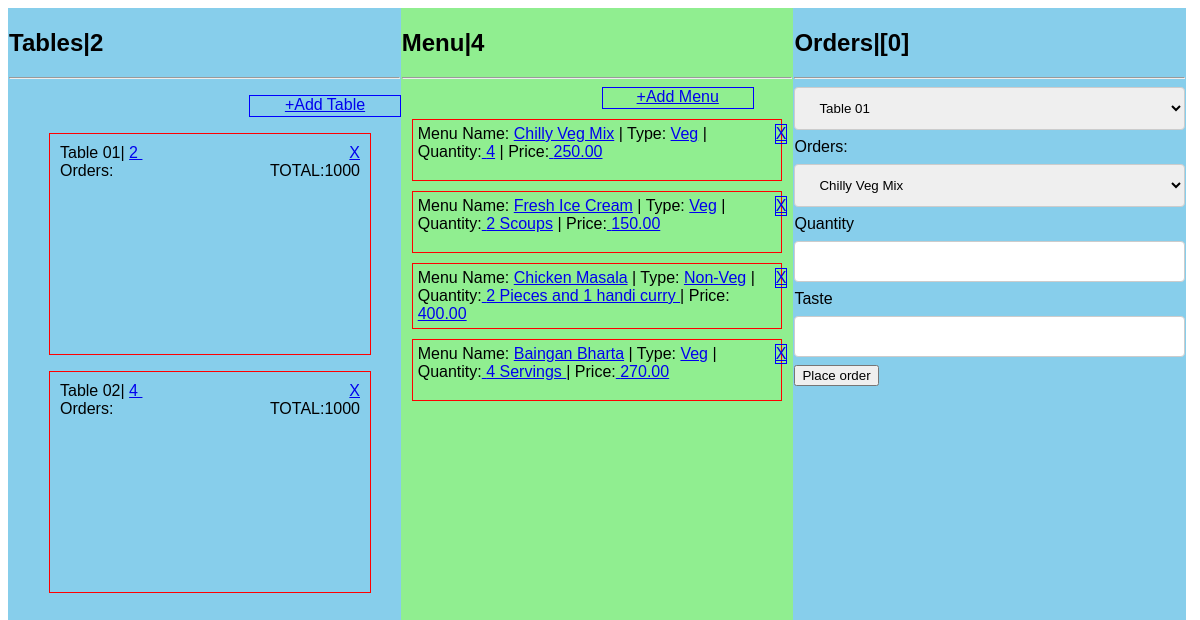
Before: / with the older database file.
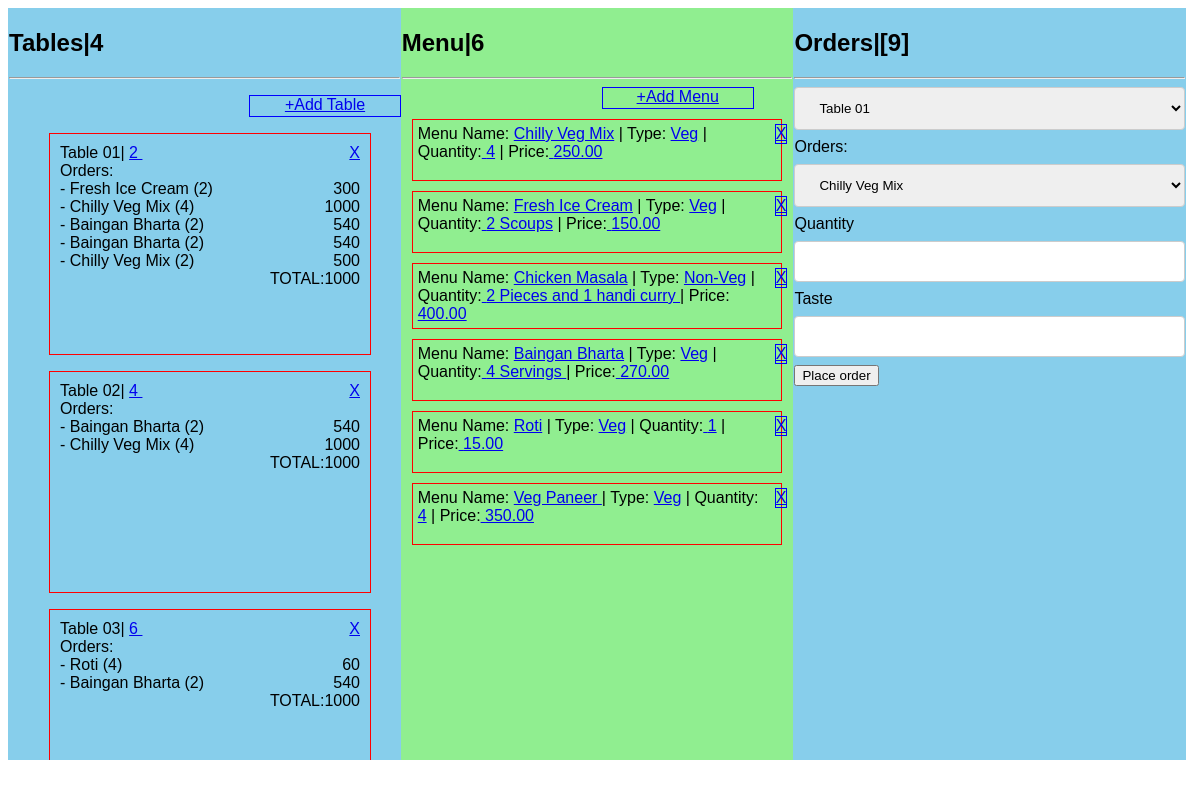
After: the same page with the newer database file.
### core/models.py (models this page shows, shortened)
class Table(models.Model):
    name = models.TextField(_("Table"))
    capacity = models.IntegerField(_("Capacity"))
    created = models.DateTimeField(_("created"), auto_now_add=True)
    modified = models.DateTimeField(_("modified"), auto_now=True)
    class Meta:
        verbose_name = _("Table")
        verbose_name_plural = _("Tables")
    def __str__(self):
        return self.name

class Menu (models.Model):
    name = models.TextField(_("Menu name"))
    type =  models.ForeignKey(MenuDetail, verbose_name=_("Type"), on_delete=models.CASCADE)
    quantity = models.TextField(_("Quanitity"))
    price = models.DecimalField(_("Price"), max_digits=5, decimal_places=2)
    description = models.TextField(_("Description"))
    taste = models.TextField(_("Taste"))
    created = models.DateTimeField(_("created"), auto_now_add=True)
    modified = models.DateTimeField(_("modified"), auto_now=True)
    is_new = models.NullBooleanField(_("Newly Added"))
    class Meta:
        verbose_name = _("Menu")
        verbose_name_plural = _("Menu")
    def __str__(self):
        return self.name

class MenuDetail(models.Model):
    type_name = models.TextField(_("Menu Type"))
    category = models.TextField(_("Category"))
    created = models.DateTimeField(_("created"), auto_now_add=True)
    modified = models.DateTimeField(_("modified"), auto_now=True)
    class Meta:
        verbose_name = _("MenuType")
        verbose_name_plural = _("MenuTypes")
    def __str__(self):
        return self.type_name

class OrderedMenu (models.Model):
    menu = models.ForeignKey(Menu, verbose_name=_("Menu"), on_delete=models.CASCADE)
    quantity = models.IntegerField(_("quantity"))
    taste = models.TextField(_("taste"), default="Regular")
    created = models.DateTimeField(_("created"), auto_now_add=True)
    modified = models.DateTimeField(_("modified"), auto_now=True)
    class Meta:
        verbose_name = _("OrderedMenu")
        verbose_name_plural = _("OrderedMenues")
    def __str__(self):
        return self.menu.name

### core/views.py (the view)
# urls.py: path('', views.home, name='home'),
def home(request):
    tables = Table.objects.all()
    menu = Menu.objects.all()
    orders = Orders.objects.all()
    return render(request, "home.html", {"tables": tables, "menu":menu, "orders": orders})

### templates/home.html (shortened to what this page needs)
{% extends "base.html" %}
{% block content %}
<div class="row">
  <div class="column" style="background-color:skyblue;" >
    <h2> Tables|{{tables|length}}</h2>
    <hr/>
    <div class="d-table">
    <ul class="d-column">
     <li title="Add Table"><a href="{% url 'add_table' %}">+Add Table</a></li>
    </ul>
    {% for table in tables %}
    <ul class="d-row">
      <li> {{table.name}}|
            <span class="center"><a href="{% url 'modify_table' table_id=table.id %}"> {{table.capacity}} </a></span>&nbsp;
            <span class="right"><a href="{% url 'remove_table' table_id=table.id %}"> X </a></span>
      <span>&nbsp;</span>
      <div>Orders:
      {% for order in orders %}
      <div class="row">
        {% if order.table.id == table.id  %}
          <div>
          {% for item in  order.menu.all %}
            <span> - {{item}} ({{item.quantity}})  <span class="right"> {% widthratio  item.menu.price  1 item.quantity %} </span>     </span>
          {% endfor %}
          </div>
        {% endif %}
      </div>
      {% endfor %}
      <div class="total right"> TOTAL:1000
      </div>
      </div>
    </li>
    </ul>
    {% endfor %}
  </div>
  </div>
  <div class="column" style="background-color:lightgreen;">
    <h2> Menu|{{menu|length}}  </h2>
    <hr/>
    <div class="d-column">
      <span title="Add Menu"><a href="{% url 'add_menu' %}">+Add Menu</a></span>
    </div>
    <div class="row">
    {% for item in menu %}
            <div class="rms-menu-item-remove">
              <span class="right"><a href="{% url 'remove_menu' menu_id=item.id %}"> X</a><span>
            </div>
            <div class="rms-menu-item">
               <span>Menu Name: <a href="{% url 'edit_menu' menu_id=item.id %}">{{item}}</a> </span> |
               <span>Type: <a href="#"> {{item.type}}</a> </span>|
               <span>Quantity:<a href="#">  {{item.quantity}}</a> </span>|
               <span>Price:<a href="#"> {{item.price}}</a><span>
              </div>
        {% endfor %}
    </div>
  </div>
  <div class="column" style="background-color:skyblue;">
    <h2>Orders|[{{orders|length}}]</h2>
    <hr/>
    <form action="{% url 'get_order' %}" method="POST">
    <div class="rms-place-order form-group">
      <select name='table_id'>
      {% for table in tables %}
        <option value='{{table.id}}'>{{table}}</option>
      {% endfor %}
      </select>
    </div>
    <div class="form-group">
    <span class='label'>Orders: </span>
      <select name='menu_id'>
      {% for item in menu %}
        <option value='{{item.id}}'>{{item.name}}</option>
      {% endfor %}
      </select>
      <span class='label'>Quantity </span>
      <input type="number" value="" name="quantity">
      <span class='label'>Taste </span>
      <input type="text" value="" name="taste">
    </div>
    <button type="submit">Place order</button>
</form>
  </div>
</div>
{% endblock content %}

### templates/base.html (shortened to what this page needs)
<html>
  <head>
  </head>
  <body>
  {% block content %} {% endblock %}
  </body>
</html>

Changed rows visible on the page:
added OrderedMenu: menu.name "Fresh Ice Cream", quantity "2", menu+quantity "300"
added OrderedMenu: menu.name "Chilly Veg Mix", quantity "4", menu+quantity "1000"
added OrderedMenu: menu.name "Baingan Bharta", quantity "2", menu+quantity "540"
added OrderedMenu: menu.name "Baingan Bharta", quantity "2", menu+quantity "540"
added OrderedMenu: menu.name "Chilly Veg Mix", quantity "2", menu+quantity "500"
added OrderedMenu: menu.name "Baingan Bharta", quantity "2", menu+quantity "540"
added OrderedMenu: menu.name "Chilly Veg Mix", quantity "4", menu+quantity "1000"
added Table: name "Table 03", capacity "6"
added OrderedMenu: menu.name "Roti", quantity "4", menu+quantity "60"
added OrderedMenu: menu.name "Baingan Bharta", quantity "2", menu+quantity "540"
added Menu: name "Roti", type "Veg", quantity "1", price "15.00"
added Menu: name "Veg Paneer", type "Veg", quantity "4", price "350.00"
Other visible differences:
{{ tables|length }}: "2" → "4"
{{ menu|length }}: "4" → "6"
{{ orders|length }}: "0" → "9"
